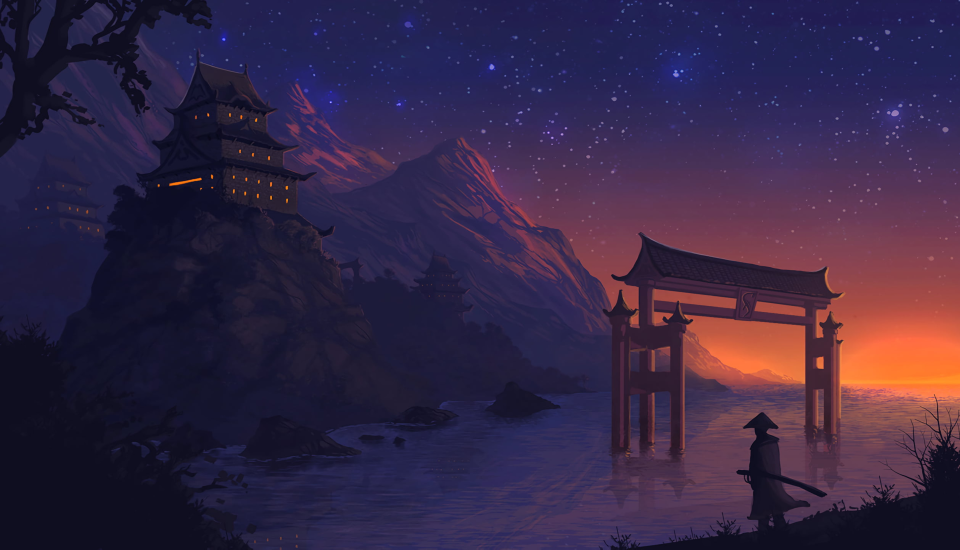
#> input picture CV-Project/watermark.jpg, 2880 x 1648 px (shown at 1/3 size); the run also reads 1 picture not shown here
$ python main.py
#> lines starting #> are read from the running program, lines starting #| are printed output that depends on the picture; pictures that were not available may be replaced by others from this repository, and a replacement may not be noted
import cv2
import numpy as np
import pywt
from skimage.metrics import structural_similarity as ssim

import cv2
import numpy as np
import pywt

def embed_watermark(main_image_path, watermark_image_path, output_path, alpha=1):
    # Read the images
#> called with main_image_path = 'watermark.jpg', watermark_image_path = 'Ankur.png', output_path = 'new.jpg', alpha = 1
    main_image = cv2.imread(main_image_path)
#> main_image is the input picture: shape (1648, 2880, 3); mean B, G, R 69.3, 38.8, 54.6
    watermark = cv2.imread(watermark_image_path, cv2.IMREAD_GRAYSCALE)
#> watermark: shape (1648, 2880); min 0, max 255, mean 46.5

    # Resize the watermark to match the size of the LL coefficients (1/4 of the main image size)
    watermark = cv2.resize(watermark, (main_image.shape[1] // 4, main_image.shape[0] // 4))
#> watermark: shape (412, 720)

    # Split the main image into its color channels
    b, g, r = cv2.split(main_image)
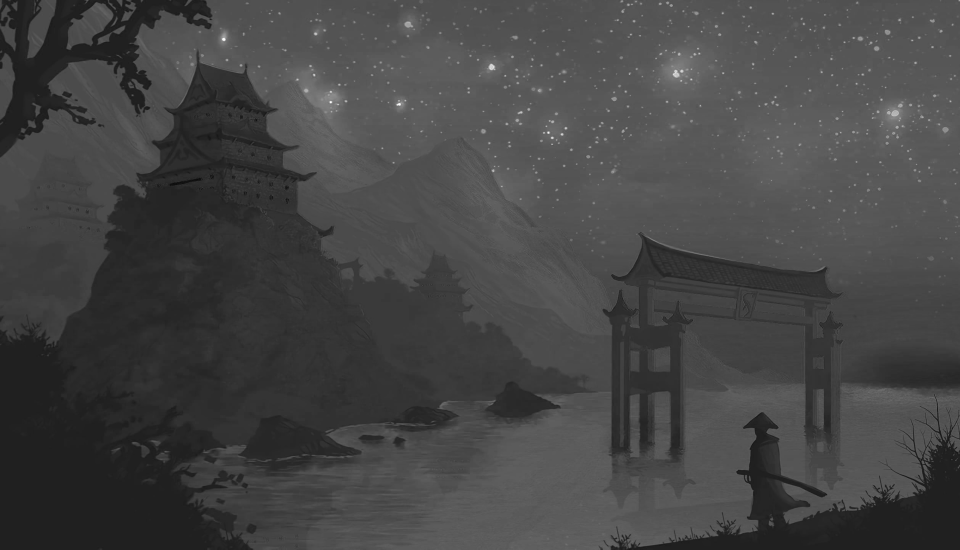
#> b: shape (1648, 2880) (shown at 1/3 size); min 0, max 255, mean 69.3
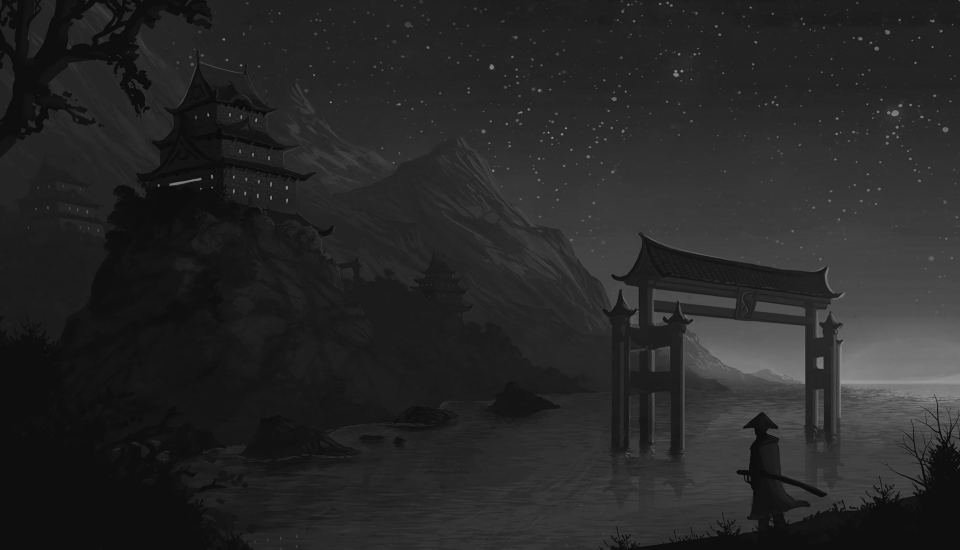
#> g: shape (1648, 2880) (shown at 1/3 size); min 0, max 205, mean 38.8
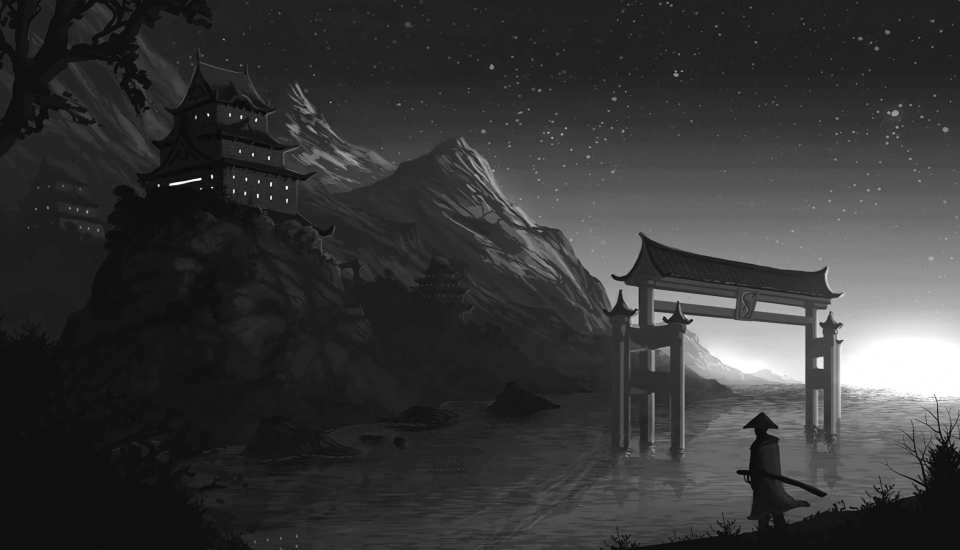
#> r: shape (1648, 2880) (shown at 1/3 size); min 0, max 255, mean 54.6

    # Function to embed watermark in a single channel
    def embed_in_channel(channel):
        coeffs2 = pywt.dwt2(channel, 'haar')
        LL, (LH, HL, HH) = coeffs2
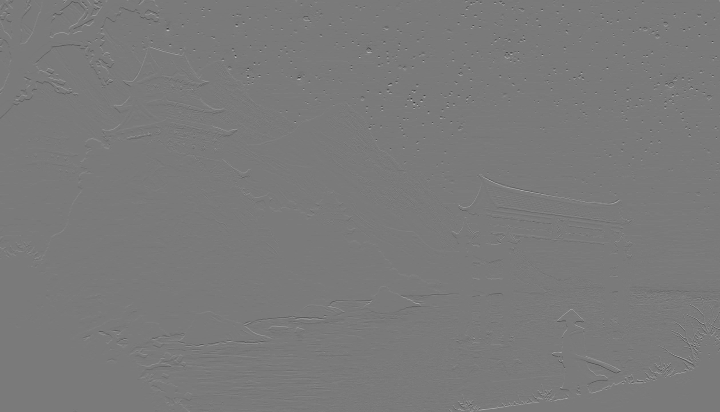
#> LH: shape (824, 1440) float64 (shown at 1/2 size); min -57, max 61.5, mean 0; drawn with min black and max white

        LL_dct = cv2.dct(np.float32(LL))

        # Embed the watermark in the DCT coefficients
        for i in range(watermark.shape[0]):
            for j in range(watermark.shape[1]):
                if i < LL_dct.shape[0] and j < LL_dct.shape[1]:
                    LL_dct[i, j] *= (1 + alpha * watermark[i, j] / 255)

        # Perform inverse DCT
        LL_watermarked = cv2.idct(LL_dct)

        # Perform inverse DWT
        coeffs2_watermarked = LL_watermarked, (LH, HL, HH)
        return pywt.idwt2(coeffs2_watermarked, 'haar')

    # Embed watermark in each channel
    b_watermarked = embed_in_channel(b)
    g_watermarked = embed_in_channel(g)
    r_watermarked = embed_in_channel(r)
#> in embed_in_channel (call 3), `LL, (LH, HL, HH) = coeffs2`:
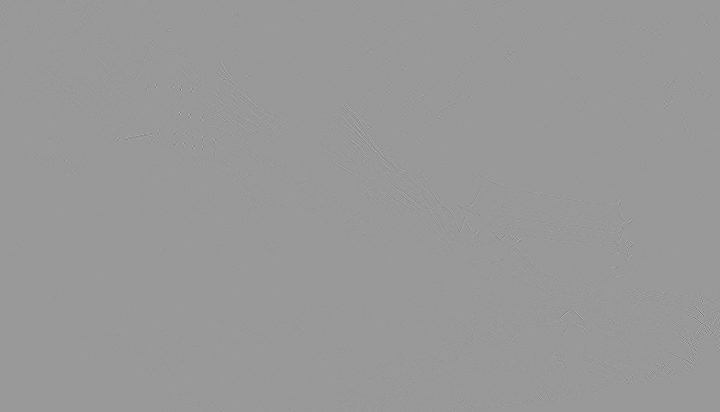
#> HH: shape (824, 1440) float64 (shown at 1/2 size); min -37.5, max 25, mean 0; drawn with min black and max white

    # Merge the channels back into a color image
    watermarked_image = cv2.merge((b_watermarked, g_watermarked, r_watermarked))

    # Clip and convert back to uint8
    watermarked_image = np.clip(watermarked_image, 0, 255).astype(np.uint8)
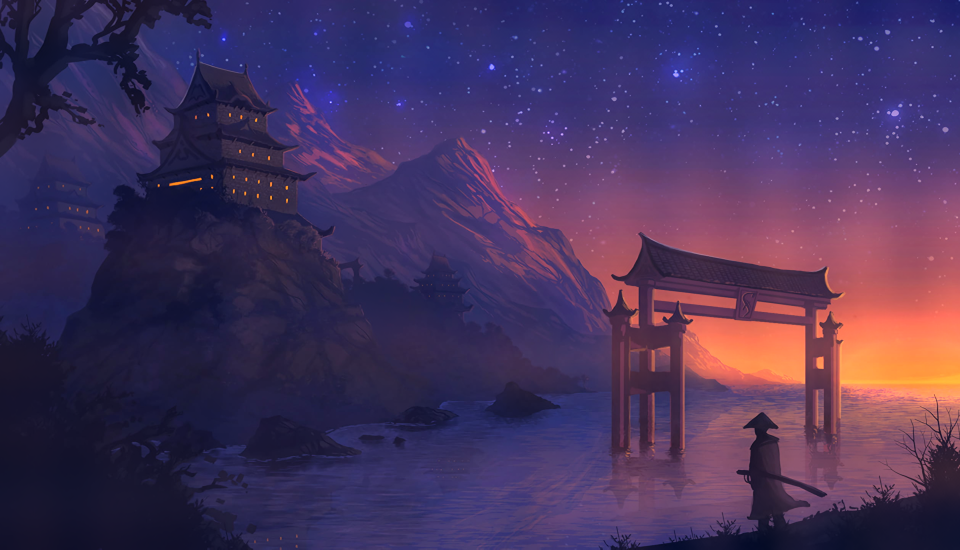
#> watermarked_image: shape (1648, 2880, 3) (shown at 1/3 size); mean B, G, R 91.8, 51.2, 71.1

    # Save the watermarked image
    cv2.imwrite(output_path, watermarked_image)

# The rest of your code (extract_watermark and compare_images functions) remains the same

def extract_watermark(watermarked_image_path, original_image_path, output_path, alpha=1):
    # Read the images
#> called with watermarked_image_path = 'new.jpg', original_image_path = 'watermark.jpg', output_path = 'neee.jpg', alpha = 1
    watermarked_image = cv2.imread(watermarked_image_path, cv2.IMREAD_GRAYSCALE)
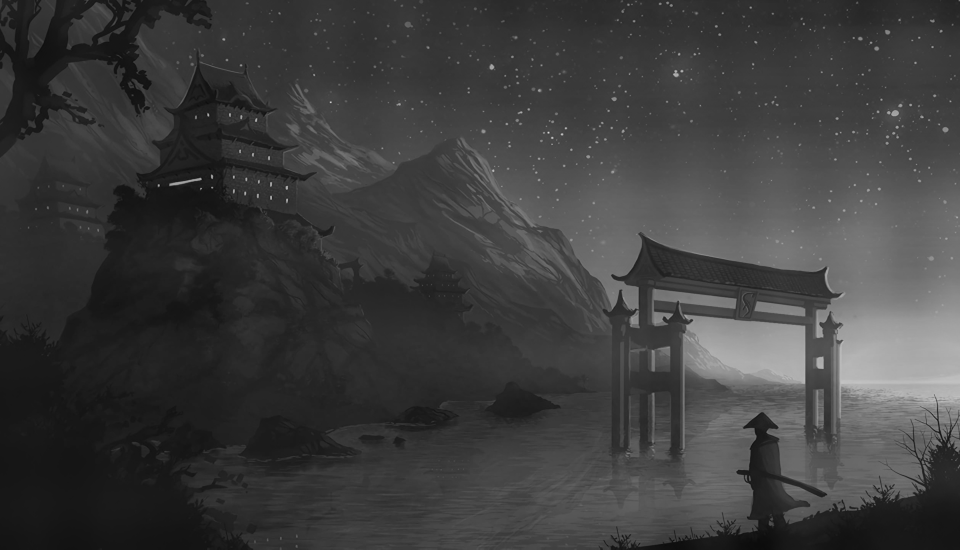
#> watermarked_image: shape (1648, 2880) (shown at 1/3 size); min 4, max 239, mean 61.8
    original_image = cv2.imread(original_image_path, cv2.IMREAD_GRAYSCALE)
#> original_image: shape (1648, 2880); min 2, max 210, mean 46.9

    # Ensure both images have the same size
    if watermarked_image.shape != original_image.shape:
        original_image = cv2.resize(original_image, (watermarked_image.shape[1], watermarked_image.shape[0]))

    # Perform DWT on both images
    coeffs2_watermarked = pywt.dwt2(watermarked_image, 'haar')
    LL_watermarked, _ = coeffs2_watermarked

    coeffs2_original = pywt.dwt2(original_image, 'haar')
    LL_original, _ = coeffs2_original

    # Perform DCT on the LL subbands
    LL_watermarked_dct = cv2.dct(np.float32(LL_watermarked))
    LL_original_dct = cv2.dct(np.float32(LL_original))

    # Extract the watermark
    extracted_watermark = np.zeros_like(LL_watermarked_dct)
    for i in range(extracted_watermark.shape[0]):
        for j in range(extracted_watermark.shape[1]):
            if LL_original_dct[i, j] != 0:  # Avoid division by zero
                extracted_watermark[i, j] = (LL_watermarked_dct[i, j] - LL_original_dct[i, j]) / (alpha * LL_original_dct[i, j])

    # Normalize and scale the extracted watermark
    extracted_watermark = (extracted_watermark - np.min(extracted_watermark)) / (np.max(extracted_watermark) - np.min(extracted_watermark))
    extracted_watermark = (extracted_watermark * 255).astype(np.uint8)

    # Resize the extracted watermark to match the original watermark size
    extracted_watermark = cv2.resize(extracted_watermark, (original_image.shape[1] // 4, original_image.shape[0] // 4))
#> extracted_watermark: shape (412, 720)

    # Save the extracted watermark
    cv2.imwrite(output_path, extracted_watermark)

def compare_images(original_image_path, watermarked_image_path, threshold=0.95):
    # Load the images in grayscale
#> called with original_image_path = 'watermark.jpg', watermarked_image_path = 'neee.jpg', threshold = 0.95
    original_image = cv2.imread(original_image_path, cv2.IMREAD_GRAYSCALE)
    watermarked_image = cv2.imread(watermarked_image_path, cv2.IMREAD_GRAYSCALE)
#> watermarked_image: shape (412, 720); min 131, max 190, mean 173

    # Check if the images have the same size
    if original_image.shape != watermarked_image.shape:
        print("Images do not have the same dimensions.")
        return False

    # Calculate SSIM between the two images
    similarity_index, _ = ssim(original_image, watermarked_image, full=True)

    # Print the similarity index
    print(f"Similarity Index: {similarity_index}")

    # Compare with the threshold
    if similarity_index < threshold:
        print("The watermarked image has been altered.")
        return True  # The image is likely watermarked
    else:
        print("The images are similar, no watermark detected.")
        return False  # The images are likely the same

# Example usage
embed_watermark('watermark.jpg', 'Ankur.png', 'new.jpg')
extract_watermark('new.jpg', 'watermark.jpg', 'neee.jpg')

# Check whether watermark has been applied
if compare_images('watermark.jpg', 'neee.jpg'):
    print("The image has been watermarked.")
else:
    print("The image is the same as the original.")
